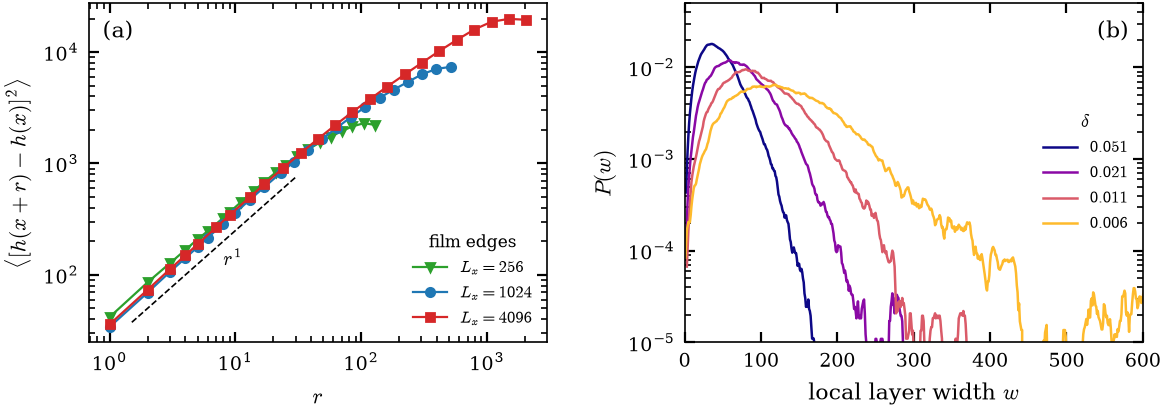

This chart was generated by the following Python code:
"""Physical wetting-film edges and thickness distributions for v3.

Generate inputs with python -m campaign.v3.analysis.film_endpoint from project root.
The invalid free-band comparator is removed because its original snapshots are
not in the local archive. No amplitudes are reconstructed from its reductions.
"""
import csv
import os
from pathlib import Path

os.environ.setdefault('MPLCONFIGDIR', '/tmp/dn-v3-matplotlib')
import numpy as np
import matplotlib.pyplot as plt
from common import ROOT, COL, QSTAR05, label, save
from campaign.v2.analysis.io import write_json
from campaign.v3.analysis.film_endpoint import provenance

RESULT = Path(ROOT) / 'campaign/v3/results/film_endpoint'


def read(name):
    with (RESULT/(name+'.csv')).open() as stream:
        return list(csv.DictReader(stream))


def main():
    correlations = read('wall_correlations')
    histograms = read('wall_histograms')
    fig, (a, b) = plt.subplots(1, 2, figsize=(2*COL, 2.2), gridspec_kw=dict(wspace=.3))
    for lx, marker, color in ((256, 'v', 'C2'), (1024, 'o', 'C0'), (4096, 's', 'C3')):
        rows = [r for r in correlations if int(r['Lx']) == lx]
        r = np.array([int(row['r']) for row in rows])
        c = np.array([float(row['C']) for row in rows])
        a.plot(r, c, marker+'-', color=color, ms=3, lw=.8, label=f'$L_x={lx}$')
    r = np.array([1.5, 30])
    a.plot(r, 25*r, 'k--', lw=.6)
    a.text(8, 120, r'$r^1$', fontsize=7)
    a.set(xscale='log', yscale='log', xlabel=r'$r$',
          ylabel=r'$\langle[h(x+r)-h(x)]^2\rangle$')
    a.legend(fontsize=6, title='film edges', title_fontsize=6, loc='lower right')
    label(a, '(a)')
    cmap = plt.get_cmap('plasma')
    qs = (.043605, .044982, .045441, .0456705)
    for i, q in enumerate(qs):
        rows = [r for r in histograms if float(r['q']) == q]
        w = np.array([int(row['w']) for row in rows])
        p = np.array([float(row['P']) for row in rows])
        if np.any(np.diff(w) != 1):
            raise ValueError('Histogram smoothing requires consecutive integer bins')
        smoothed = np.convolve(p, np.ones(5)/5, 'same')
        b.plot(w, smoothed, color=cmap(.85*i/(len(qs)-1)), lw=.9,
               label=f'${1-q/QSTAR05:.3f}$')
    b.set(xlabel=r'local layer width $w$', ylabel=r'$P(w)$', xlim=(0, 600),
          yscale='log', ylim=(1e-5, .05))
    b.legend(fontsize=6, title=r'$\delta$', title_fontsize=6.5)
    label(b, '(b)', x=.9)
    save(fig, 'fig_rough')
    write_json(RESULT/'fig_rough_provenance.json', dict(
        inputs=provenance([RESULT/'wall_correlations.csv', RESULT/'wall_histograms.csv', Path(__file__)]),
        curves='Both physical film edges, equal-run means of archived per-run reductions.',
        histogram_display='Five-integer-bin moving average of run-averaged probabilities; raw probabilities retained.',
        removed='Free-band comparator combined physical edges with artificial cuts through active bulk; original snapshots are unavailable locally.'))


if __name__ == '__main__':
    main()
